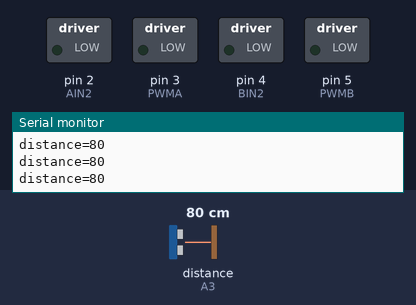
A sketch run on a simulated Arduino Uno, built with avr-gcc and run on an emulated ATmega328P. Shown: switched loads named in the sketch (green lamp = pin HIGH), the last lines printed to the serial monitor. Wiring (inferred from the names in the program): ultrasonic range finder: trigger A4; echo A3. The test bench sets the inputs (shaded band); at power-on: distance to the obstacle (sensor on A3) 80 cm. The echo pulse lasts 58.3 µs per cm; pins used as bus, display or sensor lines are not drawn.

Above: at 1.2 s.
1.3 s: distance to the obstacle (sensor on A3) set to 44 cm
2.8 s: distance to the obstacle (sensor on A3) set to 36 cm
At 4.0 s:
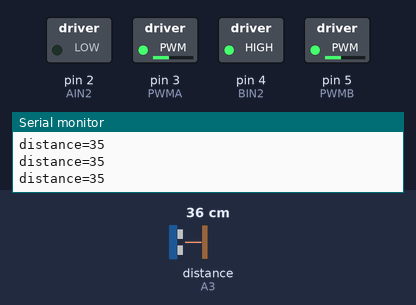
4.3 s: distance to the obstacle (sensor on A3) set to 23 cm
5.8 s: distance to the obstacle (sensor on A3) set to 19 cm
At 7.0 s:
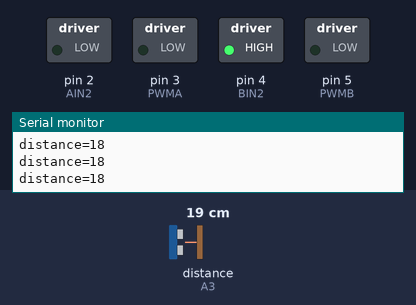
7.3 s: distance to the obstacle (sensor on A3) set to 17 cm
8.8 s: distance to the obstacle (sensor on A3) set to 14 cm
At 9.4 s:
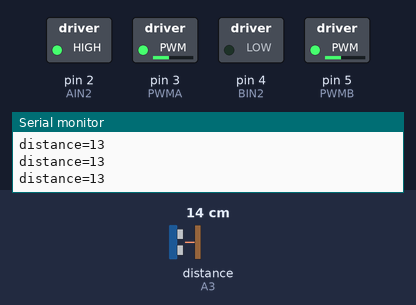
Timing chart, 0 to 11.3 s (numbered marks = the images above; inputs shaded):
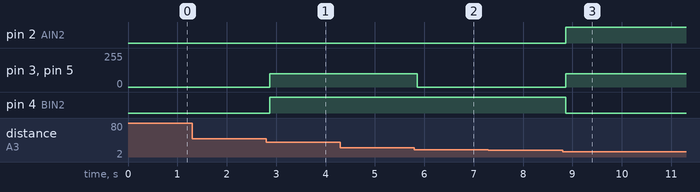

Measured:
- the behaviour switches between 41 and 40 cm on distance to the obstacle (sensor on A3) (found by bisection; images 0 and 1)
- the behaviour switches between 21 and 20 cm on distance to the obstacle (sensor on A3) (found by bisection; images 1 and 2)
- the behaviour switches between 16 and 15 cm on distance to the obstacle (sensor on A3) (found by bisection; images 2 and 3)
- after the input at 2.8 s, pin 3 (PWMA), pin 5 (PWMB): 0/255 → 100/255 after 0.07 s; pin 4 (BIN2): LOW → HIGH after 0.07 s
- after the input at 5.8 s, pin 3 (PWMA), pin 5 (PWMB): 100/255 → 0/255 after 0.06 s
- after the input at 8.8 s, pin 2 (AIN2): LOW → HIGH after 0.06 s; pin 3 (PWMA), pin 5 (PWMB): 0/255 → 100/255 after 0.06 s; pin 4 (BIN2): HIGH → LOW after 0.06 s

The sketch:

lesson_9.1_Ultrasonic_Follow_Robot.ino
```cpp
/*
 keyestudio 4DOF Mechanical Robot Car
lesson 9.1
Ultrasonic Follow Robot
http://www.keyestudio.com
*/
int AIN2=2;  //define driving pins of servo
int PWMA=3;
int BIN2=4; //When AIN2 is high and AIN1 is low，
int PWMB=5;
int echoPin=A3;  // ultrasonic module   ECHO to A3
int trigPin=A4;  // ultrasonic module   TRIG to A4

int Ultrasonic_Ranging(){  //Ultrasonic_Ranging Function
  digitalWrite(trigPin, LOW);
  delayMicroseconds(2);
  digitalWrite(trigPin, HIGH);
  delayMicroseconds(10);  //send least 10us high level to trigger ultrasonic waves to trig pin
  digitalWrite(trigPin, LOW);
  int distance = pulseIn(echoPin, HIGH);  // reading the duration of high level
  distance= distance/58;   // Transform pulse time to distance
  delay(50);
  return distance;    //return distance to this function
}

void advance(){    //car goes front
  digitalWrite(AIN2,LOW); //when AIN2 is low and AIN1 is high，motor MA turns clockwise
  analogWrite(PWMA,100); //rotation speed of motor MA is 100
  digitalWrite(BIN2,HIGH);  //when BIN2 is high and BIN1 is low，motor MB turns clockwise
  analogWrite(PWMB,100);//rotation speed of motor MB is 100
}
void turnL(){   //turn left
  digitalWrite(AIN2,HIGH);  //when AIN2 is high and AIN1 is low，motor MA turns anticlockwise
  analogWrite(PWMA,100); //rotation speed of motor MA is 100
  digitalWrite(BIN2,HIGH);  //When BIN2 is high and BIN1 is low，motor MB turns clockwise
  analogWrite(PWMB,100);//rotation speed of motor MB is 100
}
void turnR(){   //turn right
  digitalWrite(AIN2,LOW); //When AIN2 is low and AIN1 is high，motor MA turns clockwise
  analogWrite(PWMA,100); //rotation speed of motor MA is 100
  digitalWrite(BIN2,LOW); //When BIN2 is low and BIN1 is high，motor MB turns anticlockwise
  analogWrite(PWMB,100); //Rotation speed of motor MB is 100
}
void back(){    //go back
  digitalWrite(BIN2,LOW); //When BIN2 is low and BIN1 is high，motor MB turns anticlockwise
  analogWrite(PWMB,100); //rotation speed of motor MB is 100，
  digitalWrite(AIN2,HIGH);  //When AIN2 is high and AIN1 is low，motor MA turns anticlockwise
  analogWrite(PWMA,100); //rotation speed of motor MA is 100
}
void stopp(){   //stop
  analogWrite(PWMA,0);  //rotation speed of motor MA is 0
  analogWrite(PWMB,0);  //rotation speed of motor MB is 0
}

void setup(){
  Serial.begin(9600);
  pinMode(2,OUTPUT);  //set ports of motor to output
  pinMode(3,OUTPUT);
  pinMode(4,OUTPUT);
  pinMode(5,OUTPUT);
  pinMode(echoPin,INPUT);    //set echoPin to input
  pinMode(trigPin,OUTPUT);  //set trigPin to output
  stopp();  //stop car
}

void loop(){
  int distance=Ultrasonic_Ranging();
  Serial.print("distance=");
  Serial.println(distance);
  if(distance<40&&distance>2){    //When distance<40 or distance>2
    if(distance<20){  //if distance<20, go back
      if(distance<15){
        back();
      }
      else{
        stopp();
      }
    }
    else{ //When 20< distance<35, go forward
      advance();
    }
  }
  else{   //distance>35 or distance≤20，stop
    stopp();
  }
}
```
